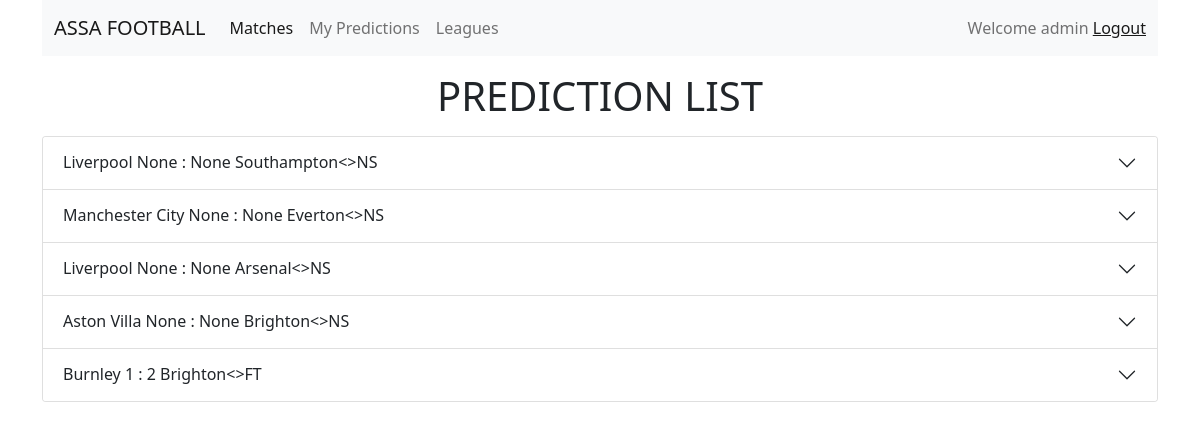
Screenshot of /predictions/ (signed in) with the database file from the repository.
### predictor/models.py (models this page shows, shortened)
class MatchPrediction(models.Model):
    match = models.ForeignKey(Match, on_delete=models.CASCADE)
    homeTeamScore = models.PositiveIntegerField()
    awayTeamScore = models.PositiveIntegerField()
    user = models.ForeignKey(User, on_delete=models.CASCADE)
    goalScorer = models.ForeignKey(Player, on_delete=models.CASCADE)
    checked = models.BooleanField(default=False)
    points = models.PositiveIntegerField(blank=True, null=True)
    @property
    def is_past_due(self):
        return timezone.now() > self.match.date

class Match(models.Model):
    matchday = models.CharField(max_length=50)
    hTeam = models.ForeignKey(Team, on_delete=models.CASCADE, related_name='home_team')
    aTeam = models.ForeignKey(Team, on_delete=models.CASCADE, related_name='away_team')
    date = models.DateTimeField()
    status = models.CharField(max_length=20)
    hTeamScore = models.IntegerField(blank=True, null=True)
    aTeamScore = models.IntegerField(blank=True, null=True)
    goalScorers = models.ManyToManyField(Player, related_name='goal_scorers',blank=True,null=True)
    match_id = models.IntegerField()
    class Meta:
        ordering = ['date']

class Team(models.Model):
    id = models.IntegerField(primary_key=True)
    name = models.CharField(max_length=50)
    country = models.CharField(max_length=50)
    founded = models.IntegerField()
    logo = models.CharField(max_length=250)
    class Meta:
        ordering = ['name']
    def __str__(self):
        return self.name

### predictor/views.py (the view)
# urls.py: path('predictions/', MatchPredictionListView.as_view(), name='predictions'),
class MatchPredictionListView(LoginRequiredMixin,ListView):
    model = MatchPrediction
    template_name = "predictor/predictions_list.html"
    context_object_name = 'predictions'
    def get_queryset(self):
        return MatchPrediction.objects.filter(user = self.request.user).order_by('-match__date')

### predictor/templates/predictor/predictions_list.html (shortened to what this page needs)
{% extends "base.html" %}
{% load static %}
{% block content %}
    <h1 class="text-center my-3">PREDICTION LIST</h1>
    <div class="accordion" id="accordionPanelsStayOpenExample">
    {% for prediction in predictions %}
        <div class="accordion-item">
    <h2 class="accordion-header" id="headingTwo">
      <div class="accordion-button collapsed" type="button" data-bs-toggle="collapse" data-bs-target="#collapseTwo{{forloop.counter}}" aria-expanded="false" aria-controls="collapseTwo{{forloop.counter}}">
        <p class="mb-0">{{prediction.match.hTeam}} {{prediction.match.hTeamScore}} : {{prediction.match.aTeamScore}} {{prediction.match.aTeam}}</p>
        <>{{prediction.match.status}}</
      </div>
    </h2>
  </div>
    {% endfor %}
    </div>
{% endblock content %}

### templates/base.html (shortened to what this page needs)
<!DOCTYPE html>
<html lang="en">
<head>
    {% load static %}
    <link href="https://cdn.jsdelivr.net/npm/bootstrap@5.1.3/dist/css/bootstrap.min.css" rel="stylesheet">
</head>
<body>
<div class="container-sm">
  {% if request.user.is_authenticated %}
  <nav class="navbar navbar-expand-lg navbar-light bg-light">
  <div class="container-fluid">
    <a class="navbar-brand" href="#">ASSA FOOTBALL</a>
    <div class="collapse navbar-collapse" id="navbarText">
      <ul class="navbar-nav me-auto mb-2 mb-lg-0">
        <li class="nav-item">
          <a class="nav-link active" aria-current="page" href="{% url 'predictor:matches' %}">Matches</a>
        </li>
        <li class="nav-item">
          <a class="nav-link" href="{% url 'predictor:predictions' %}">My Predictions</a>
        </li>
        <li class="nav-item">
          <a class="nav-link" href="{% url 'predictor:leagues' %}">Leagues</a>
        </li>
      </ul>
      <span class="navbar-text">
        Welcome {{user.username}}
        <a href="{% url 'predictor:logout' %}">Logout</a>
      </span>
    </div>
  </div>
</nav>
  {% endif %}
{% block content %}
{% endblock content %}
</div>
</body>
</html>

### rows the page displays
MatchPrediction: match.hTeam "Liverpool", match.hTeamScore "None", match.aTeamScore "None", match.aTeam "Southampton", match.status "NS"
MatchPrediction: match.hTeam "Manchester City", match.hTeamScore "None", match.aTeamScore "None", match.aTeam "Everton", match.status "NS"
MatchPrediction: match.hTeam "Liverpool", match.hTeamScore "None", match.aTeamScore "None", match.aTeam "Arsenal", match.status "NS"
MatchPrediction: match.hTeam "Aston Villa", match.hTeamScore "None", match.aTeamScore "None", match.aTeam "Brighton", match.status "NS"
MatchPrediction: match.hTeam "Burnley", match.hTeamScore "1", match.aTeamScore "2", match.aTeam "Brighton", match.status "FT"

### other values shown
{{ user.username }} "admin"
